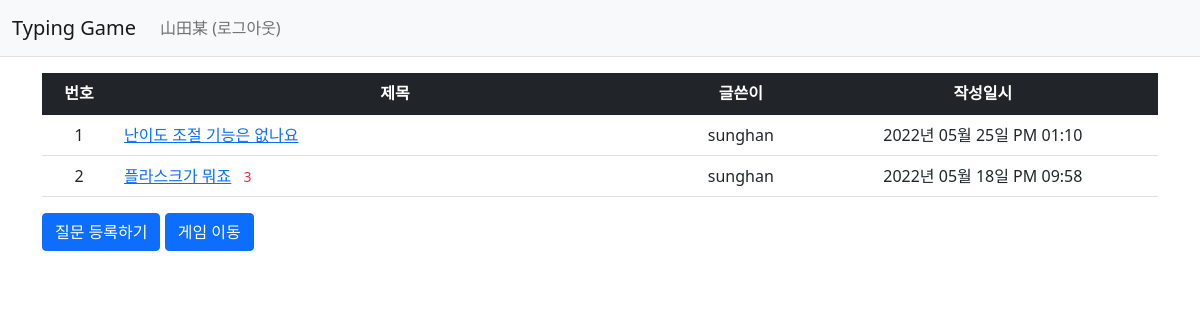
Screenshot of /question/list/ (signed in) with the database file from the repository.
### pybo/models.py (models this page shows)
class User(db.Model):
    id = db.Column(db.Integer, primary_key=True)
    username = db.Column(db.String(150), unique=True, nullable=False)
    password = db.Column(db.String(200), nullable=False)
    email = db.Column(db.String(120), unique=True, nullable=False)

class Question(db.Model):
    id = db.Column(db.Integer, primary_key=True)
    subject = db.Column(db.String(200), nullable=False)
    content = db.Column(db.Text(), nullable=False)
    create_date = db.Column(db.DateTime(), nullable=False)
    user_id = db.Column(db.Integer, db.ForeignKey('user.id', ondelete='CASCADE'), nullable=False)
    user = db.relationship('User', backref=db.backref('question_set'))

### pybo/views/question_views.py (the view)
@bp.route('/list/')
def _list():
    question_list = Question.query.order_by(Question.create_date.desc())
    return render_template('question/question_list.html', question_list=question_list)

### pybo/filter.py (called while the page is built)
def format_datetime(value, fmt='%Y년 %m월 %d일 %p %I:%M'):
    return value.strftime(fmt)

### pybo/views/auth_views.py (called while the page is built)
@bp.before_app_request
def load_logged_in_user():
    user_id = session.get('user_id')
    if user_id is None:
        g.user = None
    else:
        g.user = User.query.get(user_id)

### pybo/templates/question/question_list.html
{% extends 'base.html' %}
{% block content %}
<div class="container my-3">
    <table class="table">
        <thead>
        <tr class="text-center table-dark">
            <th>번호</th>
            <th style="width:50%">제목</th>
            <th>글쓴이</th>
            <th>작성일시</th>
        </tr>
        </thead>
        <tbody>
        {% if question_list %}
        {% for question in question_list %}
        <tr class="text-center">
            <td>{{ loop.index }}</td>
            <td class="text-start">
                <a href="{{ url_for('question.detail', question_id=question.id) }}">{{ question.subject }}</a>
                {% if question.answer_set|length > 0 %}
                <span class="text-danger small mx-2">{{ question.answer_set|length }}</span>
                {% endif %}
            </td>
            <td>{{ question.user.username }}</td>
            <td>{{ question.create_date|datetime }}</td>
        </tr>
        {% endfor %}
        {% else %}
        <tr>
            <td colspan="3">질문이 없습니다.</td>
        </tr>
        {% endif %}
        </tbody>
    </table>
    <a href="{{ url_for('question.create') }}" class="btn btn-primary">
        질문 등록하기
    </a>
    <a href="{{ url_for('quiz.create') }}" class="btn btn-primary">
        게임 이동
    </a>
</div>
{% endblock %}

### pybo/templates/navbar.html (shortened to what this page needs)
<nav class="navbar navbar-expand-lg navbar-light bg-light border-bottom">
    <div class="container-fluid">
        <a class="navbar-brand" href="{{ url_for('main.index') }}">Typing Game</a>
        <div class="collapse navbar-collapse" id="navbarSupportedContent">
            {% if g.user %}
            <ul class="navbar-nav">
                <li class="nav-item">
                    <a class="nav-link" href="{{ url_for('auth.logout') }}">{{ g.user.username }} (로그아웃)</a>
                </li>
            </ul>
            {% endif %}
        </div>
    </div>
</nav>

### rows the page displays
User: user.username "山田某"
Question: subject "난이도 조절 기능은 없나요", user.username "sunghan", create_date "2022년 05월 25일 PM 01:10"
Question: subject "플라스크가 뭐죠", answer_set|length "3", user.username "sunghan", create_date "2022년 05월 18일 PM 09:58"
